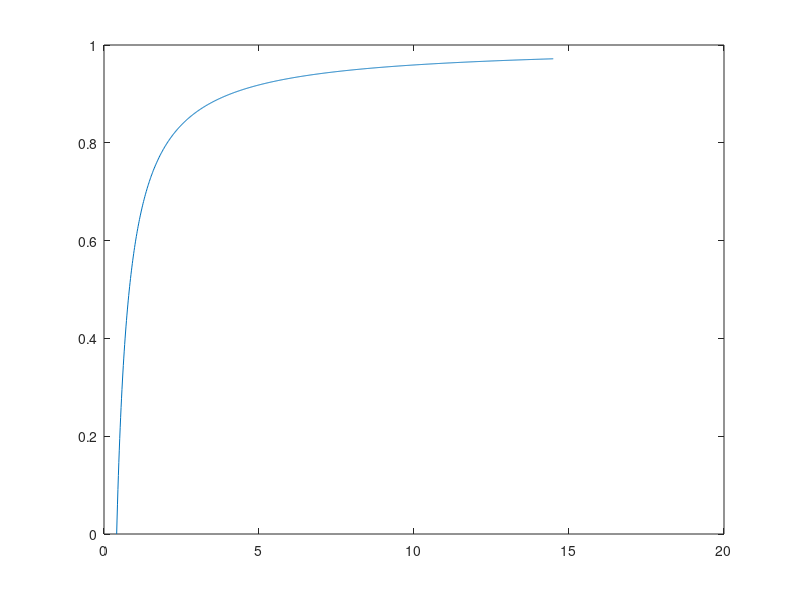

Recreate this plot in MATLAB.
u=0:1e-3:1;
E=210;
r0=1/sqrt(6);
r1 = 5;
H=0,5;

Edamage = zeros(1,length(u));
Edamage(1) = r0;
sigma = zeros(1,length(u));
sigmaBar = zeros(1,length(u));

r = zeros(1,length(u));
r(1) = r0;
q = zeros(1,length(u));
d = zeros(1,length(u));
d_Dot = zeros(1,length(u));

qInf=r0 + H*(r1-r0);

for i =  2:length(u)

    epsi = u(i);
    sigBar= E*epsi;
    sigmaBar(i) = sigBar;
    tauEpsi = sqrt(epsi*sigBar);
    
    if ( tauEpsi > r(i-1))
        r(i) = tauEpsi;
    else
        r(i) = r0;
    end
   
    if ( r(i) <= r0 )
        d_Dot (i) = 0;
        q(i)= r0;
    elseif (r(i)>r0 && r(i) <r1)
        q(i) = r0 + H*(r(i)-r0);
        d_Dot(i) =(q(i)-H*r(i))/r(i)^3;
    else
        q(i) = qInf;
        d_Dot(i) =(q(i))/r(i)^3;
    end

d(i) = 1-q(i)/r(i);

Edamage(i) = (1-d(i))*E - d_Dot(i)*sigBar^2;
sig(i) = Edamage(i)*epsi;

end
close all
plot(r,d)

% Vectoritzar aixo quan es tingui temps!!!